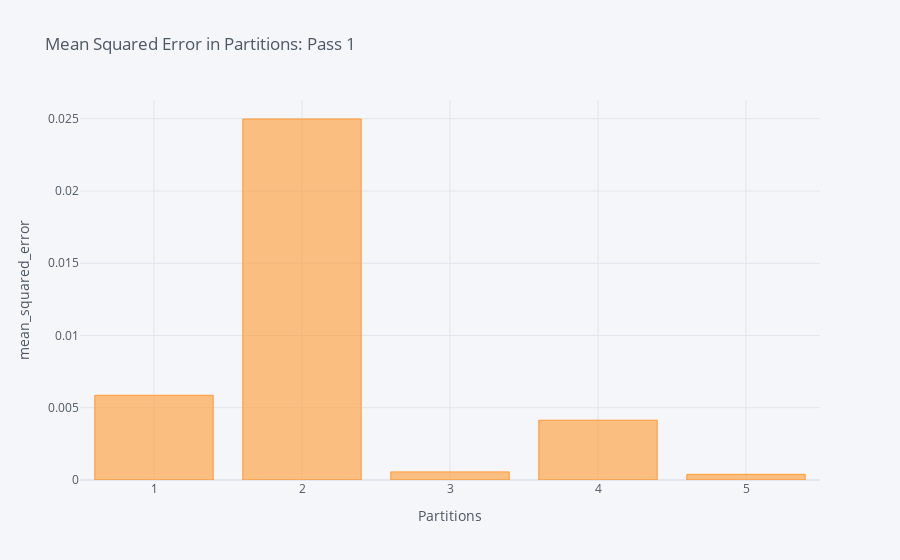

This figure's notebook cell:
### Code cell
fig11 = dff.iplot(kind='bar',x='Partition',y='MSE',title='Mean Squared Error in Partitions: Pass 1',xTitle='Partitions',yTitle='mean_squared_error',asFigure=True)
fig11

### Figure 1 — Plotly figure (JSON) as saved in the notebook; plotly's stock layout.template omitted (floating-point values rounded to 4 significant figures)
{"data": [{"marker": {"color": "rgba(255, 153, 51, 0.6)", "line": {"color": "rgba(255, 153, 51, 1.0)", "width": 1}}, "name": "MSE", "orientation": "v", "text": "", "type": "bar", "x": [1, 2, 3, 4, 5], "y": [0.005862, 0.02498, 0.0005605, 0.00414, 0.0003906]}], "layout": {"legend": {"bgcolor": "#F5F6F9", "font": {"color": "#4D5663"}}, "paper_bgcolor": "#F5F6F9", "plot_bgcolor": "#F5F6F9", "title": {"font": {"color": "#4D5663"}, "text": "Mean Squared Error in Partitions: Pass 1"}, "xaxis": {"gridcolor": "#E1E5ED", "showgrid": true, "tickfont": {"color": "#4D5663"}, "title": {"font": {"color": "#4D5663"}, "text": "Partitions"}, "zerolinecolor": "#E1E5ED"}, "yaxis": {"gridcolor": "#E1E5ED", "showgrid": true, "tickfont": {"color": "#4D5663"}, "title": {"font": {"color": "#4D5663"}, "text": "mean_squared_error"}, "zerolinecolor": "#E1E5ED"}}}
